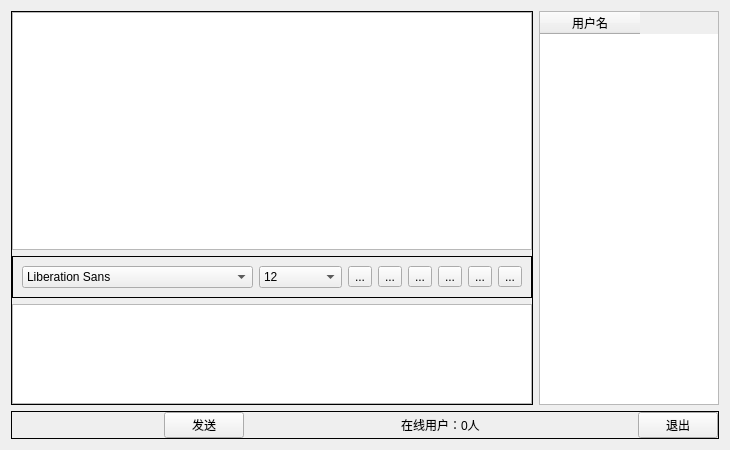
<?xml version="1.0" encoding="UTF-8"?>
<ui version="4.0">
 <class>Widget</class>
 <widget class="QWidget" name="Widget">
  <property name="geometry">
   <rect>
    <x>0</x>
    <y>0</y>
    <width>730</width>
    <height>450</height>
   </rect>
  </property>
  <property name="maximumSize">
   <size>
    <width>730</width>
    <height>450</height>
   </size>
  </property>
  <property name="windowTitle">
   <string>Widget</string>
  </property>
  <layout class="QVBoxLayout" name="verticalLayout_5">
   <item>
    <widget class="QWidget" name="widget_6" native="true">
     <layout class="QVBoxLayout" name="verticalLayout_4">
      <property name="leftMargin">
       <number>0</number>
      </property>
      <property name="topMargin">
       <number>0</number>
      </property>
      <property name="rightMargin">
       <number>0</number>
      </property>
      <property name="bottomMargin">
       <number>0</number>
      </property>
      <item>
       <widget class="QWidget" name="widget_4" native="true">
        <layout class="QHBoxLayout" name="horizontalLayout_3">
         <property name="leftMargin">
          <number>0</number>
         </property>
         <property name="topMargin">
          <number>0</number>
         </property>
         <property name="rightMargin">
          <number>0</number>
         </property>
         <property name="bottomMargin">
          <number>0</number>
         </property>
         <item>
          <widget class="QFrame" name="frame_3">
           <property name="frameShape">
            <enum>QFrame::Box</enum>
           </property>
           <layout class="QVBoxLayout" name="verticalLayout_2">
            <property name="leftMargin">
             <number>0</number>
            </property>
            <property name="topMargin">
             <number>0</number>
            </property>
            <property name="rightMargin">
             <number>0</number>
            </property>
            <property name="bottomMargin">
             <number>0</number>
            </property>
            <item>
             <widget class="QWidget" name="widget" native="true">
              <layout class="QVBoxLayout" name="verticalLayout">
               <property name="leftMargin">
                <number>0</number>
               </property>
               <property name="topMargin">
                <number>0</number>
               </property>
               <property name="rightMargin">
                <number>0</number>
               </property>
               <property name="bottomMargin">
                <number>0</number>
               </property>
               <item>
                <widget class="QTextBrowser" name="msgBrowser"/>
               </item>
              </layout>
             </widget>
            </item>
            <item>
             <widget class="QFrame" name="frame_2">
              <property name="frameShape">
               <enum>QFrame::Box</enum>
              </property>
              <layout class="QHBoxLayout" name="horizontalLayout">
               <item>
                <widget class="QFontComboBox" name="fontCbx">
                 <property name="editable">
                  <bool>false</bool>
                 </property>
                </widget>
               </item>
               <item>
                <widget class="QComboBox" name="sizeCbx">
                 <property name="currentIndex">
                  <number>4</number>
                 </property>
                 <item>
                  <property name="text">
                   <string>8</string>
                  </property>
                 </item>
                 <item>
                  <property name="text">
                   <string>9</string>
                  </property>
                 </item>
                 <item>
                  <property name="text">
                   <string>10</string>
                  </property>
                 </item>
                 <item>
                  <property name="text">
                   <string>11</string>
                  </property>
                 </item>
                 <item>
                  <property name="text">
                   <string>12</string>
                  </property>
                 </item>
                 <item>
                  <property name="text">
                   <string>13</string>
                  </property>
                 </item>
                 <item>
                  <property name="text">
                   <string>14</string>
                  </property>
                 </item>
                 <item>
                  <property name="text">
                   <string>15</string>
                  </property>
                 </item>
                 <item>
                  <property name="text">
                   <string>16</string>
                  </property>
                 </item>
                 <item>
                  <property name="text">
                   <string>17</string>
                  </property>
                 </item>
                 <item>
                  <property name="text">
                   <string>18</string>
                  </property>
                 </item>
                 <item>
                  <property name="text">
                   <string>19</string>
                  </property>
                 </item>
                 <item>
                  <property name="text">
                   <string>20</string>
                  </property>
                 </item>
                 <item>
                  <property name="text">
                   <string>21</string>
                  </property>
                 </item>
                 <item>
                  <property name="text">
                   <string>22</string>
                  </property>
                 </item>
                </widget>
               </item>
               <item>
                <widget class="QToolButton" name="boldTBtn">
                 <property name="toolTip">
                  <string>加粗</string>
                 </property>
                 <property name="text">
                  <string>...</string>
                 </property>
                 <property name="icon">
                  <iconset resource="res.qrc">
                   <normaloff>:/images/bold.png</normaloff>:/images/bold.png</iconset>
                 </property>
                 <property name="checkable">
                  <bool>true</bool>
                 </property>
                </widget>
               </item>
               <item>
                <widget class="QToolButton" name="italicTBtn">
                 <property name="toolTip">
                  <string>倾斜</string>
                 </property>
                 <property name="text">
                  <string>...</string>
                 </property>
                 <property name="icon">
                  <iconset resource="res.qrc">
                   <normaloff>:/images/italic.png</normaloff>:/images/italic.png</iconset>
                 </property>
                 <property name="checkable">
                  <bool>true</bool>
                 </property>
                </widget>
               </item>
               <item>
                <widget class="QToolButton" name="underlineTBtn">
                 <property name="toolTip">
                  <string>下划线</string>
                 </property>
                 <property name="text">
                  <string>...</string>
                 </property>
                 <property name="icon">
                  <iconset resource="res.qrc">
                   <normaloff>:/images/under.png</normaloff>:/images/under.png</iconset>
                 </property>
                 <property name="checkable">
                  <bool>true</bool>
                 </property>
                </widget>
               </item>
               <item>
                <widget class="QToolButton" name="colorTBtn">
                 <property name="toolTip">
                  <string>颜色</string>
                 </property>
                 <property name="text">
                  <string>...</string>
                 </property>
                 <property name="icon">
                  <iconset resource="res.qrc">
                   <normaloff>:/images/color.png</normaloff>:/images/color.png</iconset>
                 </property>
                </widget>
               </item>
               <item>
                <widget class="QToolButton" name="savaTBtn">
                 <property name="toolTip">
                  <string>保存聊天记录</string>
                 </property>
                 <property name="text">
                  <string>...</string>
                 </property>
                 <property name="icon">
                  <iconset resource="res.qrc">
                   <normaloff>:/images/save.png</normaloff>:/images/save.png</iconset>
                 </property>
                </widget>
               </item>
               <item>
                <widget class="QToolButton" name="clearTBtn">
                 <property name="toolTip">
                  <string>清空聊天记录</string>
                 </property>
                 <property name="text">
                  <string>...</string>
                 </property>
                 <property name="icon">
                  <iconset resource="res.qrc">
                   <normaloff>:/images/clear.png</normaloff>:/images/clear.png</iconset>
                 </property>
                </widget>
               </item>
              </layout>
             </widget>
            </item>
            <item>
             <widget class="QWidget" name="widget_2" native="true">
              <property name="maximumSize">
               <size>
                <width>16777215</width>
                <height>100</height>
               </size>
              </property>
              <layout class="QHBoxLayout" name="horizontalLayout_2">
               <property name="leftMargin">
                <number>0</number>
               </property>
               <property name="topMargin">
                <number>0</number>
               </property>
               <property name="rightMargin">
                <number>0</number>
               </property>
               <property name="bottomMargin">
                <number>0</number>
               </property>
               <item>
                <widget class="QTextEdit" name="msgTxEdit"/>
               </item>
              </layout>
             </widget>
            </item>
           </layout>
          </widget>
         </item>
         <item>
          <widget class="QWidget" name="widget_3" native="true">
           <property name="maximumSize">
            <size>
             <width>180</width>
             <height>16777215</height>
            </size>
           </property>
           <layout class="QVBoxLayout" name="verticalLayout_3">
            <property name="leftMargin">
             <number>0</number>
            </property>
            <property name="topMargin">
             <number>0</number>
            </property>
            <property name="rightMargin">
             <number>0</number>
            </property>
            <property name="bottomMargin">
             <number>0</number>
            </property>
            <item>
             <widget class="QTableWidget" name="usrTb1Widget">
              <property name="selectionMode">
               <enum>QAbstractItemView::SingleSelection</enum>
              </property>
              <property name="selectionBehavior">
               <enum>QAbstractItemView::SelectRows</enum>
              </property>
              <column>
               <property name="text">
                <string>用户名</string>
               </property>
              </column>
             </widget>
            </item>
           </layout>
          </widget>
         </item>
        </layout>
       </widget>
      </item>
      <item>
       <widget class="QFrame" name="frame_5">
        <property name="frameShape">
         <enum>QFrame::Box</enum>
        </property>
        <layout class="QHBoxLayout" name="horizontalLayout_4">
         <property name="leftMargin">
          <number>0</number>
         </property>
         <property name="topMargin">
          <number>0</number>
         </property>
         <property name="rightMargin">
          <number>0</number>
         </property>
         <property name="bottomMargin">
          <number>0</number>
         </property>
         <item>
          <spacer name="horizontalSpacer_2">
           <property name="orientation">
            <enum>Qt::Horizontal</enum>
           </property>
           <property name="sizeHint" stdset="0">
            <size>
             <width>40</width>
             <height>20</height>
            </size>
           </property>
          </spacer>
         </item>
         <item>
          <widget class="QPushButton" name="sendBtn">
           <property name="text">
            <string>发送</string>
           </property>
          </widget>
         </item>
         <item>
          <spacer name="horizontalSpacer">
           <property name="orientation">
            <enum>Qt::Horizontal</enum>
           </property>
           <property name="sizeHint" stdset="0">
            <size>
             <width>40</width>
             <height>20</height>
            </size>
           </property>
          </spacer>
         </item>
         <item>
          <widget class="QLabel" name="usrNumLbl">
           <property name="text">
            <string>在线用户：0人</string>
           </property>
          </widget>
         </item>
         <item>
          <spacer name="horizontalSpacer_3">
           <property name="orientation">
            <enum>Qt::Horizontal</enum>
           </property>
           <property name="sizeHint" stdset="0">
            <size>
             <width>40</width>
             <height>20</height>
            </size>
           </property>
          </spacer>
         </item>
         <item>
          <widget class="QPushButton" name="exitBtn">
           <property name="text">
            <string>退出</string>
           </property>
          </widget>
         </item>
        </layout>
       </widget>
      </item>
     </layout>
    </widget>
   </item>
  </layout>
 </widget>
 <resources>
  <include location="res.qrc"/>
 </resources>
 <connections/>
</ui>
